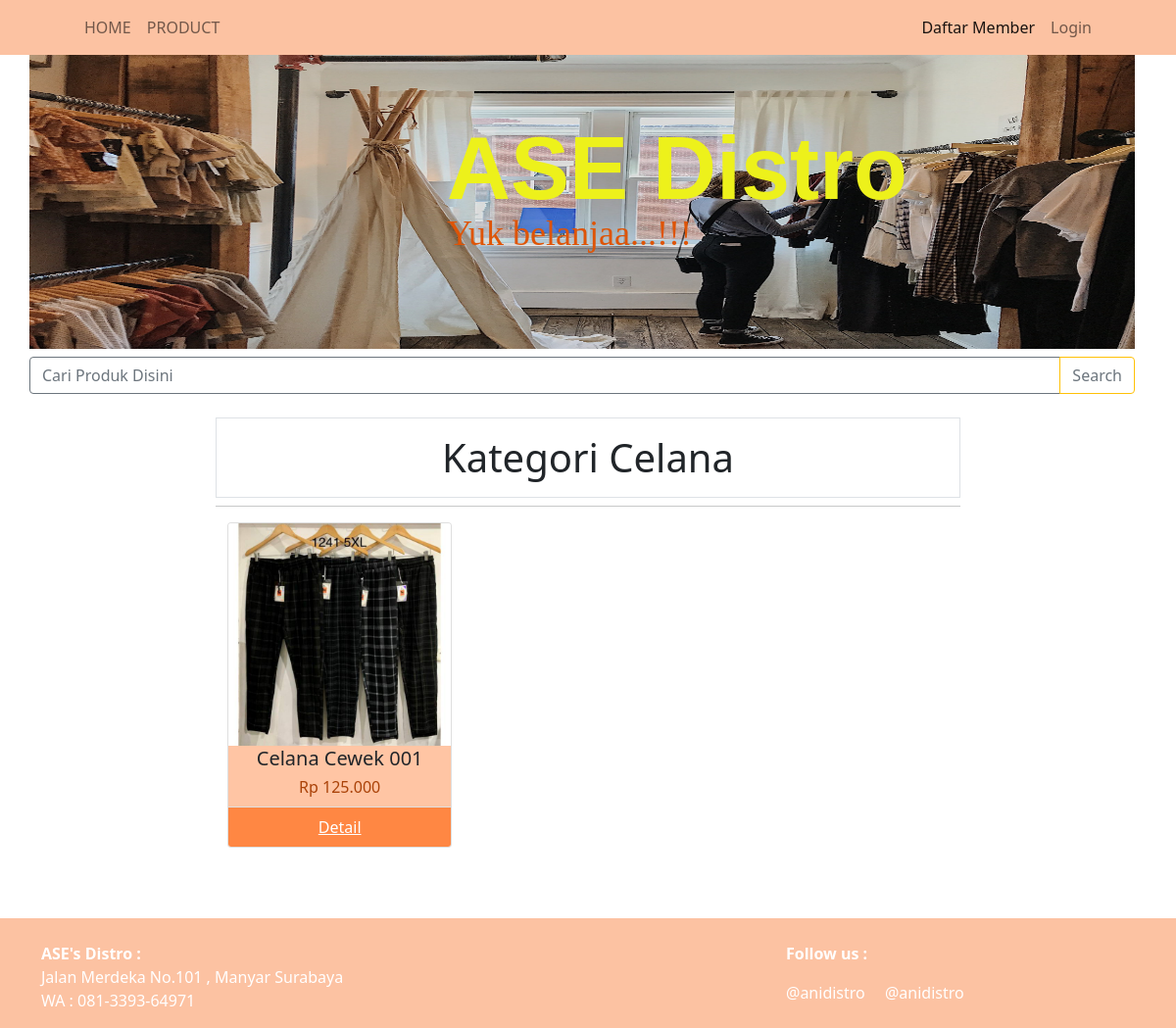
The page /?page=kategoriproduk&id=3 on the database its author committed.
### tables this page shows
CREATE TABLE `kategoriproduk` (
  `idkategori` int(11) NOT NULL AUTO_INCREMENT,
  `nmkategori` varchar(50) NOT NULL,
  PRIMARY KEY (`idkategori`)
);

CREATE TABLE `mst_produk` (
  `idproduk` int(11) NOT NULL AUTO_INCREMENT,
  `nmproduk` varchar(50) NOT NULL,
  `gambar` varchar(25) NOT NULL,
  `idkategori` int(11) NOT NULL,
  `harga` int(11) NOT NULL,
  `stock` int(11) NOT NULL,
  `kondisi` varchar(10) NOT NULL,
  `deskripsi` text NOT NULL,
  `berat` varchar(10) NOT NULL,
  PRIMARY KEY (`idproduk`),
  KEY `fk_id_kategori` (`idkategori`),
  CONSTRAINT `fk_id_kategori` FOREIGN KEY (`idkategori`) REFERENCES `kategoriproduk` (`idkategori`)
);

### functionCtrl.php (called while the page is built)
<?php
function fnumber($fharga){
    $harga = number_format($fharga,0,',','.');
    return $harga;
}
?>

### kategoriproduk.php (the view, shortened to what this page needs)
<section id="header">
		<div class="container ps-0 pt-2">
			<div class="row">
                <form action="" method="post">
                    <div class="input-group mb-3">
                        <input type="text" name="txt_cari" placeholder="Cari Produk Disini" class="form-control border-secondary" aria-label="Recipient's username" aria-describedby="button-addon2" autocomplete="0ff">
                        <button type="submit" name="cari" class="btn btn-outline-warning text-secondary" id="button-addon2">Search</button>
                    </div>
                </form>
			</div>
		</div>
	</section>
<div class="container pb-5">
	<div class="row">
        <div class="col-md-2"></div>
		<div class="col-md-8 pt-2">
			<div class="row">
                <?php
                include "functionCtrl.php";
                    $idkey = $_GET['id'];
                    $qlist_produk = mysqli_query($koneksidb, "SELECT kp.nmkategori
                        FROM kategoriproduk kp WHERE kp.idkategori = $idkey;");
                    $qj = mysqli_fetch_array($qlist_produk)
                ?>
                <h1 class="text text-center pb-3 pt-3 border border">Kategori <?= $qj['nmkategori'];?></h1>
                <hr>
                <?php
                    $idkey = $_GET['id'];
                    if(isset($_POST['cari'])){
                        $cproduk = " AND nmproduk LIKE '%".$_POST["txt_cari"]."%' ";
                    }
                    else{
                        $cproduk = "";
                    }
                    $qlist_produk = mysqli_query($koneksidb, "SELECT mp.nmproduk, mp.harga, mp.gambar, kp.nmkategori, mp.idproduk
                        FROM mst_produk mp INNER JOIN kategoriproduk kp ON mp.idkategori=kp.idkategori WHERE kp.idkategori = $idkey
                        $cproduk
                        ORDER BY mp.idproduk DESC LIMIT 6;");
                     foreach($qlist_produk as $lp) :
                ?>
				<div class="col-md-4 pb-4">
					<div class="card">
						<img src="assets/img/<?= $lp['gambar'];?>" class="card-img-top" alt="..." />
						<div class="card-body text-center bgcardbody">
							<h5 class="card-title"><?= $lp['nmproduk'];?></h5>
							<h6 class="harga"><?= "Rp ".fnumber($lp['harga']);?></h6>
						</div>
						<ul class="list-group list-group-flush">
							<li class="list-group-item btndetail">
								<a href="?page=detailproduk&id=<?= $lp['idproduk'];?>" target="_blank" class="text-white">Detail</a>
							</li>
						</ul>
					</div>
				</div>
                <?php
                    endforeach;
                ?>
			</div>
		</div>
        <div class="col-md-2"></div>
	</div>
</div>

### assets/styles.css (style rules this page uses)
.bgcardbody { background: #ffc5a4 !important; padding: 1px !important; }
.harga { color: #aa4208; }
.btndetail { background: #ff8743; border: 3px solid #ff8743; box-sizing: border-box; color: white; text-align: center; }

### rows shown on the page
kategoriproduk: nmkategori "Celana"
mst_produk: gambar (picture), nmproduk "Celana Cewek 001", harga "125.000"
